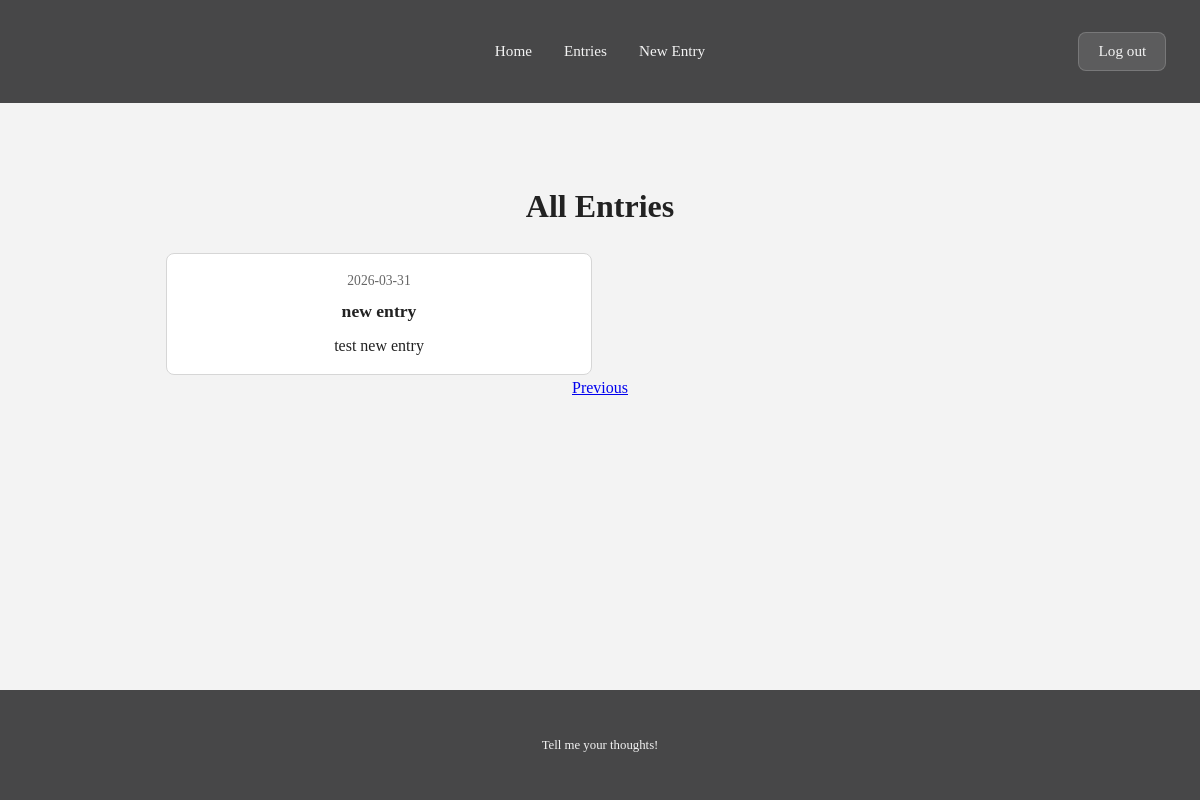
The page /entries?page=2 (signed in) on the database its author committed.
### app/journal/models.py (models this page shows)
class Entry(db.Model, CRUDMixin):
    id = db.Column(db.Integer, primary_key=True)
    date = db.Column(db.Date)
    title = db.Column(db.String(80))
    content = db.Column(db.Text(5000))
    user_id = db.Column(db.Integer, db.ForeignKey('user.id'), nullable=False)

### app/journal/routes.py (the view)
@blueprint.route("/entries")
@login_required
def entries_list():
    page_number = request.args.get('page', 1, type=int)
    entries_pagination = Entry.query.paginate(page=page_number, per_page=current_app.config['ENTRIES_PER_PAGE'])
    return render_template("entries.html", entries_pagination=entries_pagination)

### app/extensions/authentication.py (called while the page is built)
@login_manager.user_loader
def load_user(user_id):
  return User.query.get(user_id)

### app/templates/entries.html (shortened to what this page needs)
{% extends 'base.html' %}
{% block body %}
  <h1>All Entries</h1>
  <div class="entries-grid">
    {% for entry in entries_pagination.items %}
    <a href="{{ url_for('journal.entry', entry_id=entry.id) }}" style="text-decoration: none; color: inherit;">
      <article class="card">
        <span class="date">{{ entry.date }}</span>
        <h2>{{ entry.title }}</h2>
        <p>{{ entry.content }}</p>
      </article>
    </a>
    {% endfor %}
  </div>
  <div class="pagination">
    {% if entries_pagination.has_prev %}
    <a href="{{ url_for('journal.entries_list', page=entries_pagination.prev_num) }}">Previous</a>
    {% endif %}
  </div>
{% endblock %}

### app/assets/style.css (style rules this page uses)
* { box-sizing: border-box; }
body { font-family: Georgia, serif; margin: 0; padding: 0; font-size: 16px; line-height: 1.6; color: #222; background-color: #f3f3f3; display: flex; flex-direction: column; min-height: 100vh; }
.entries-grid { display: grid; grid-template-columns: 1fr; gap: 1rem; margin-top: 1rem; }
.card { background-color: #fff; border: 1px solid #d6d6d6; border-radius: 0.5rem; padding: 1rem; }
.card .date { display: block; font-size: 0.85rem; color: #666; margin-bottom: 0.3rem; }
.card h2 { margin: 0 0 0.5rem 0; font-size: 1.1rem; }
.card p { margin: 0; }
@media (min-width: 900px) { .entries-grid { grid-template-columns: 1fr 1fr; } }

### rows shown on the page
Entry: date "2026-03-31", title "new entry", content "test new entry"
